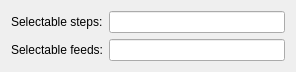
<?xml version="1.0" encoding="UTF-8"?>
<ui version="4.0">
 <class>partSettingsJogging</class>
 <widget class="QWidget" name="partSettingsJogging">
  <property name="geometry">
   <rect>
    <x>0</x>
    <y>0</y>
    <width>296</width>
    <height>72</height>
   </rect>
  </property>
  <property name="windowTitle">
   <string>Form</string>
  </property>
  <layout class="QGridLayout" name="gridLayout">
   <item row="0" column="0">
    <widget class="QLabel" name="label_7">
     <property name="text">
      <string>Selectable steps:</string>
     </property>
    </widget>
   </item>
   <item row="0" column="1">
    <widget class="QLineEdit" name="txtJoggingStepChoices">
     <property name="styleSheet">
      <string notr="true"/>
     </property>
    </widget>
   </item>
   <item row="1" column="0">
    <widget class="QLabel" name="label_14">
     <property name="text">
      <string>Selectable feeds:</string>
     </property>
    </widget>
   </item>
   <item row="1" column="1">
    <widget class="QLineEdit" name="txtJoggingFeedChoices"/>
   </item>
  </layout>
 </widget>
 <resources/>
 <connections/>
</ui>
